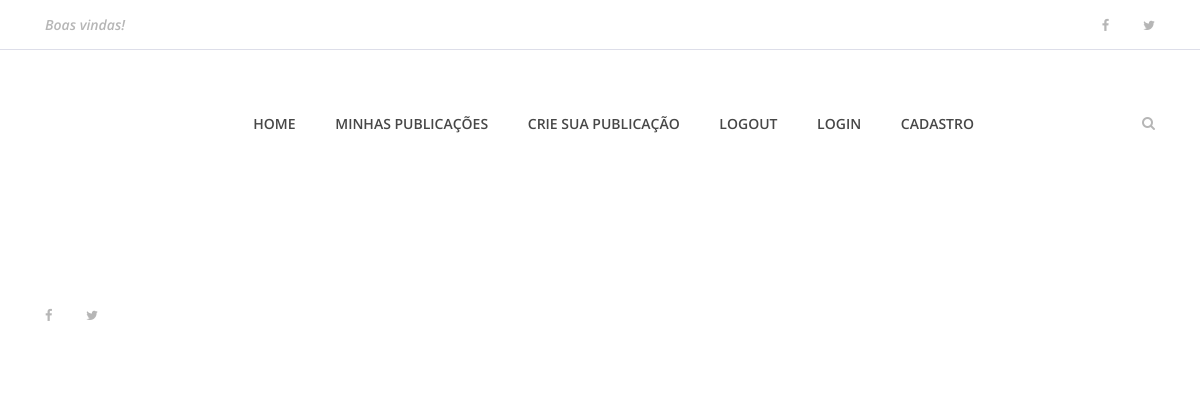
The app's page /, older data.
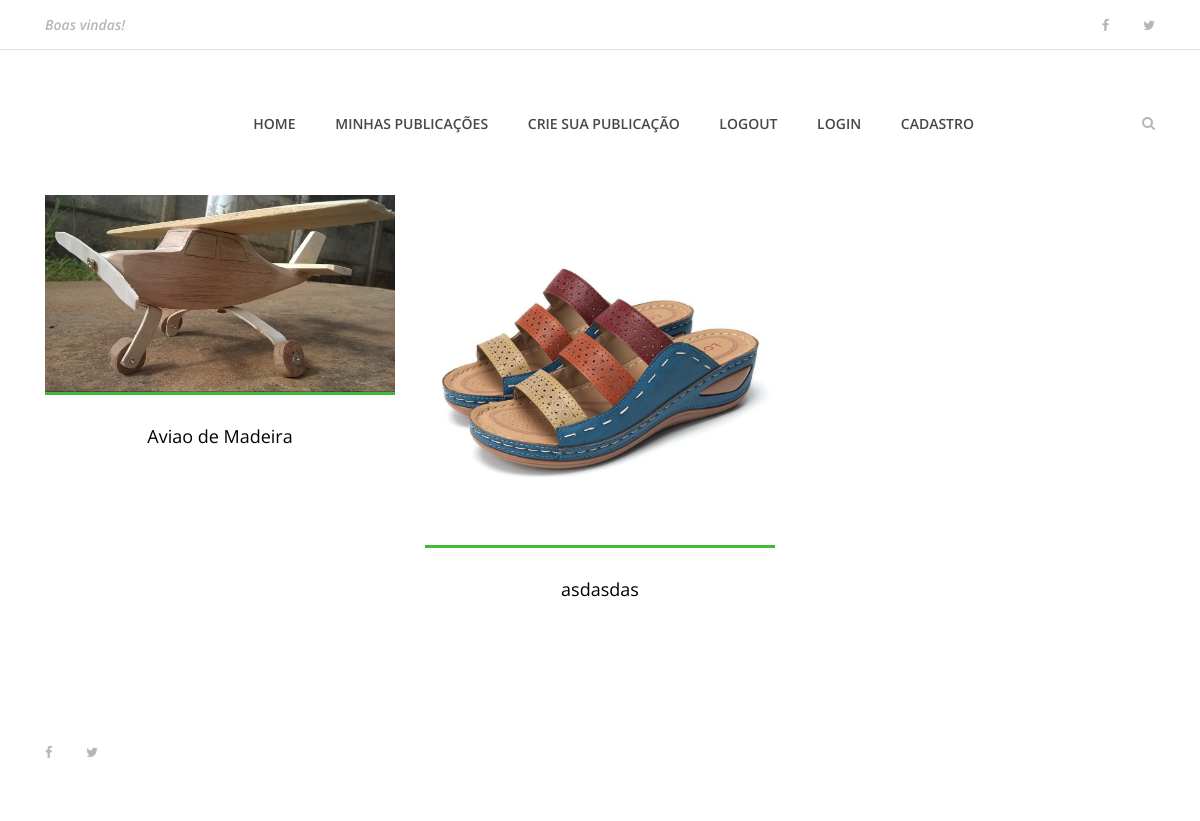
The same page, newer data.
### publicacao/models.py (models this page shows)
class Publicacao(models.Model):
    usuario = models.ForeignKey(Usuario, on_delete=models.CASCADE)
    nome_publicacao = models.CharField(max_length=200)
    descricao = models.TextField()
    categoria = models.CharField(max_length=100)
    preco = models.FloatField()
    data_publicacao = models.DateField(default=datetime.now, blank=True)
    publicada = models.BooleanField(default=False)
    foto_publicacao = models.ImageField(upload_to='fotos/%d/%m/%Y', blank = True)
    def __str__(self):
        return "Nome do objeto é = %s" % self.foto_publicacao

### publicacao/views.py (the view)
# urls.py: path('', views.index, name='index'),
def index(request):
    publicacoes = Publicacao.objects.order_by('-data_publicacao').filter(publicada=True) # Select * from publicacao where publicada = True order by data_publicacao desc
    dados = {
        'publicacoes' : publicacoes,
    }
    for publicacao in publicacoes:
        print(publicacao)
    return render(request,"index.html",dados)

### templates/index.html (shortened to what this page needs)
{% extends 'base.html' %}
{% load static %}
{% block content %}
    {% include 'partials/_menu.html' %}
    <section class="best-receipe-area">
        <div class="container">
            <div class="row">
                {% if publicacoes %}
                {% for publicacao in publicacoes %}
                <div class="col-12 col-sm-6 col-lg-4">
                    <div class="single-best-receipe-area mb-30">
                        {% if publicacao.foto_publicacao == '' %}
                        <img src="{% static 'img/bg-img/foto_publicacao.png' %}" alt="">
                        {% else %}
                            <img src="{{ publicacao.foto_publicacao.url }}" alt="">
                        {% endif %}
                        <div class="receipe-content">
                            <a href="{% url 'publicacao' publicacao.id %}">
                                <h5>{{ publicacao.nome_publicacao }}</h5>
                            </a>
                        </div>
                    </div>
                </div>
                {% endfor %}
                {% endif %}
            </div>
        </div>
    </section>
    {% include 'partials/_footer.html' %}
{% endblock %}

Row changes from the older to the newer data that the page shows:
now on this page (row edited): Publicacao: foto_publicacao (placeholder picture), nome_publicacao "Aviao de Madeira"
added Publicacao: foto_publicacao (picture), nome_publicacao "asdasdas"
